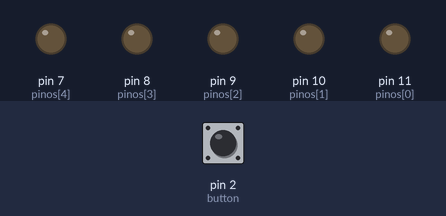
Bench run of a sketch on a simulated Arduino Uno, built with avr-gcc and run on an emulated ATmega328P. Parts: output pins drawn as LEDs (lit = HIGH). The inputs (shaded band) are chosen by the test bench; at power-on: pin 2 (button) LOW.

Above: at 1.2 s.
1.3 s: pin 2 (button) pulled HIGH for 0.15 s
At 2.3 s:
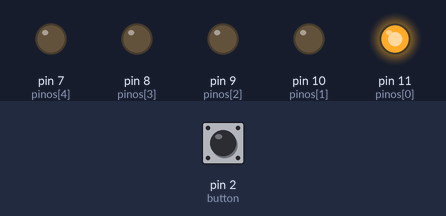
2.9 s: pin 2 (button) pulled HIGH for 1 s
At 4.8 s:
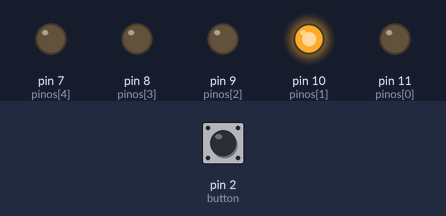
5.4 s: pin 2 (button) pulled HIGH for 0.15 s
At 6.7 s:
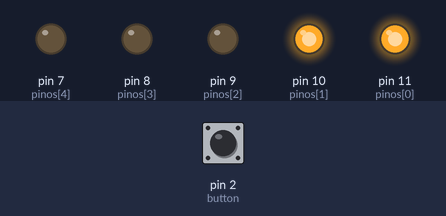
7.0 s: pin 2 (button) pulled HIGH for 3.2 s
At 10.9 s:
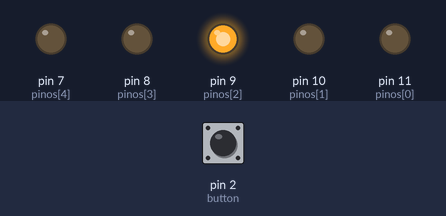
11.7 s: pin 2 (button) pulled HIGH for 0.15 s
At 12.7 s:
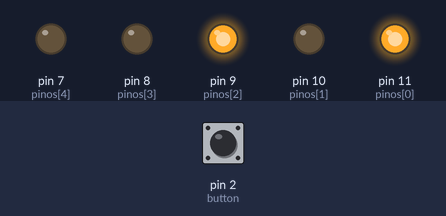
13.3 s: pin 2 (button) pulled HIGH for 1 s
At 15.2 s:
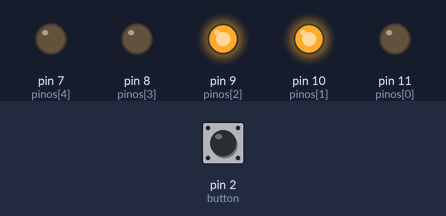
Timing chart, 0 to 16.7 s (numbered marks = the images above; inputs shaded):
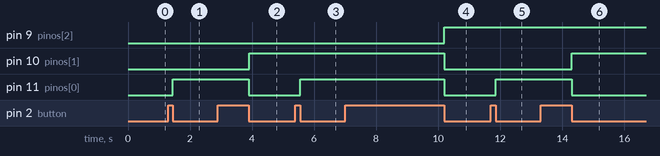

Measured:
- after the input at 1.3 s, pin 11 (pinos[0]): LOW → HIGH after 0.15 s
- after the input at 2.9 s, pin 10 (pinos[1]): LOW → HIGH after 1.0 s; pin 11 (pinos[0]): HIGH → LOW after 1.0 s
- after the input at 5.4 s, pin 11 (pinos[0]): LOW → HIGH after 0.15 s
- after the input at 7.0 s, pin 9 (pinos[2]): LOW → HIGH after 3.2 s; pin 10 (pinos[1]), pin 11 (pinos[0]): HIGH → LOW after 3.2 s
- after the input at 11.7 s, pin 11 (pinos[0]): LOW → HIGH after 0.15 s
- after the input at 13.3 s, pin 10 (pinos[1]): LOW → HIGH after 1.0 s; pin 11 (pinos[0]): HIGH → LOW after 1.0 s

The sketch:

Prog10_v2_.ino
```cpp
#define button 2
int numberofleds = 5;
int pinos[5] = {11, 10, 9, 8, 7};
int i = 0;
int limiters[5] = {limiters[4]/16, limiters[4]/8, limiters[4]/4, limiters[4]/2, 16};
int countlim[5] = {1, 1, 1, 1, 1};
bool states[5] = {0, 0, 0, 0, 0};

void setup(){
  Serial.begin(9600);
  pinMode(button, INPUT);
  for(int p = 0; p < numberofleds; p++){
    pinMode(pinos[p], OUTPUT);
  }
}

void loop(){
  if(digitalRead(button)){
    while(digitalRead(button));
    for(i = 0; i < numberofleds; i++){
      countlim[i]++;
      if(countlim[i] > limiters[i]){
        countlim[i] = 1;
        states[i] = !states[i];
      }
    }
  }
  for(int l = 0; l < numberofleds; l++){
    digitalWrite(pinos[l], states[l]);
    delay(1);
  }
}
```
